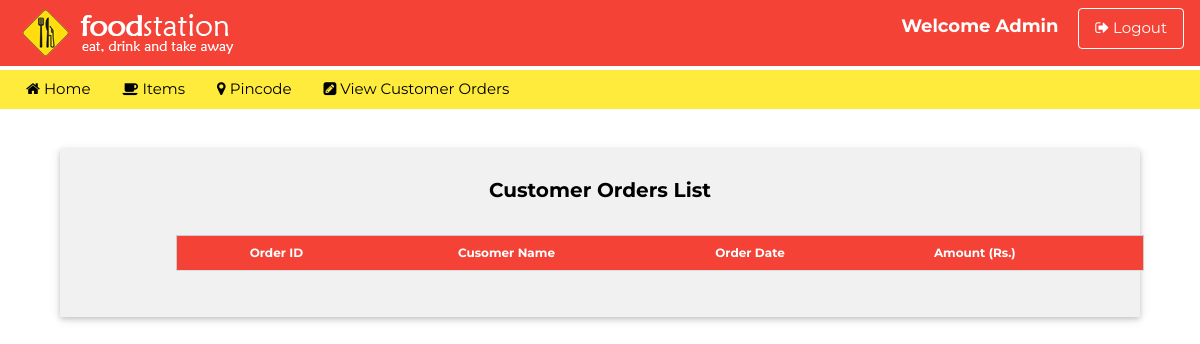
Before: /vieworders.php with the older database file.
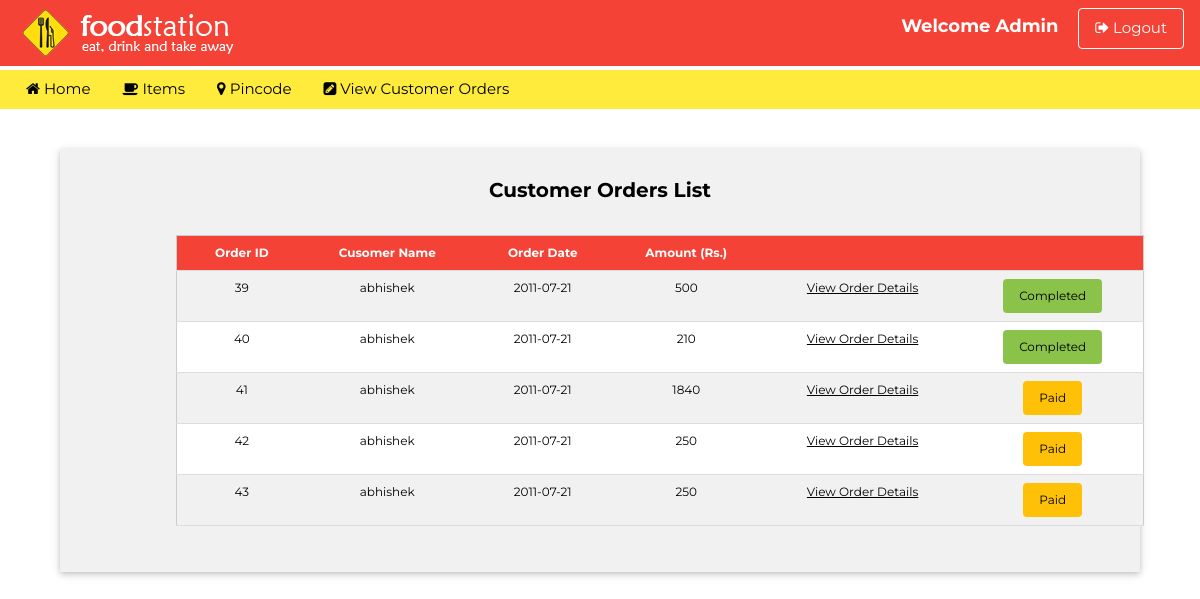
After: the same page with the newer database file.
### tables this page shows
CREATE TABLE `orders` (
  `orderid` int NOT NULL AUTO_INCREMENT,
  `email` varchar(255) DEFAULT NULL,
  `bid` int DEFAULT NULL,
  `cartid` int DEFAULT NULL,
  `date` date DEFAULT NULL,
  `amount` int NOT NULL DEFAULT '0',
  `status` varchar(10) NOT NULL,
  PRIMARY KEY (`orderid`) USING BTREE
);

CREATE TABLE `users` (
  `email` varchar(50) NOT NULL,
  `password` varchar(100) NOT NULL,
  `name` varchar(100) NOT NULL,
  `phone` bigint NOT NULL,
  PRIMARY KEY (`email`)
);

### vieworders.php (the view, shortened to what this page needs)
<?php
    include "connect.php";
?>
<!doctype html>
<html>
<head>
		<link href="css/w3.css" type="text/css" rel="stylesheet">
        <link rel="stylesheet" href="https://cdnjs.cloudflare.com/ajax/libs/font-awesome/4.7.0/css/font-awesome.min.css">
</head>
<body>
<div class="w3-top w3-container w3-red" style="padding-top:8px; padding-bottom:8px;">
    <div class="w3-left">
        <a href="index.php" class="w3-bar-item">
            <img src="images/logo.png" class="w3-animate-left">
        </a>
    </div>
    <div class="w3-right">
    	<b class="w3-large">Welcome Admin</b> &nbsp;&nbsp;&nbsp;
    	<a href="adminlogout.php" class="w3-btn w3-red w3-border w3-border-white w3-round-medium"><i class="fa fa-sign-out"></i> Logout</a>
    </div>
</div>
<?php include "adminmenu.php"; ?>
<div class="w3-card w3-light-gray w3-padding-16" style="width:90%; margin:0 auto; margin-top:40px">
    	<h4 align="center"><b>Customer Orders List</b></h4>
<div class="w3-container w3-responsive" style="margin-top:40px; width:1000px; margin:30px 100px"  >
    <table class="w3-table-all w3-centered w3-hoverable w3-small">
        <tr class="w3-red">
           <th>Order ID</th>
           <th>Cusomer Name</th>
           <th>Order Date</th>
           <th>Amount (Rs.)</th>
           <th colspan="2">&nbsp;</th>
        </tr>
        <?php
				$sql="Select distinct A.orderid,B.name,A.date, A.amount, A.status from orders as A, users as B, cart as C where A.cartid=C.cartid and B.email=A.email";
				$result=mysqli_query($con,$sql);
				while($row=mysqli_fetch_array($result))
					{
						echo "<tr>";
						echo "<td>".$row[0]."</td>";
						echo "<td>".$row[1]."</td>";
						echo "<td>".$row[2]."</td>";
						echo "<td>".$row[3]."</td>";
            echo '<td><a href="viewodetails.php?oid='.$row[0].'" class="">View Order Details</a></td>';
            if($row[4] == 'Completed') {
                echo '<td><a href="#" class="w3-btn w3-light-green w3-round w3-small">'.$row[4].'</a></td>';
            } else {
                echo '<td><a href="vieworders.php?oid='.$row[0].'" class="w3-btn w3-amber w3-round w3-small">'.$row[4].'</a></td>';
            }
						echo "</tr>";
					}
        ?>
    </table>
</div>
</div>
</body>
</html>

### adminmenu.php (shortened to what this page needs)
<div class="w3-bar w3-yellow w3-center" style="padding:0 10px; margin-top:70px;">
  	<a href="adminhome.php" class="w3-bar-item w3-button"><i class="fa fa-home"></i> Home</a>
      <div class="w3-dropdown-hover">
        <button class="w3-button"><i class="fa fa-coffee"></i> Items</button>
      </div>
      <div class="w3-dropdown-hover">
        <button class="w3-button"><i class="fa fa-map-marker"></i> Pincode</button>
      </div>
  	  <a href="vieworders.php" class="w3-bar-item w3-button"><i class="fa fa-pencil-square"></i> View Customer Orders</a>
</div>

### css/w3.css (style rules this page uses)
*,*:before,*:after { box-sizing:inherit }
html { -ms-text-size-adjust:100%;-webkit-text-size-adjust:100% }
body { margin:0 }
a { background-color:transparent;-webkit-text-decoration-skip:objects }
img { border-style:none }
button,input,select,textarea { font:inherit;margin:0 }
button,input { overflow:visible }
button,select { text-transform:none }
button,html [type=button],[type=reset],[type=submit] { -webkit-appearance:button }
html,body { font-size:15px;line-height:1.5 }
html { overflow-x:hidden }
h4 { font-size:20px }
h1,h2,h3,h4,h5,h6 { font-family:"Segoe UI",Arial,sans-serif;font-weight:400;margin:10px 0 }
img { vertical-align:middle }
a { color:inherit }
.w3-table,.w3-table-all { border-collapse:collapse;border-spacing:0;width:100%;display:table }
.w3-table-all { border:1px solid #ccc }
.w3-bordered tr,.w3-table-all tr { border-bottom:1px solid #ddd }
.w3-table-all tr:nth-child(odd) { background-color:#fff }
.w3-table-all tr:nth-child(even) { background-color:#f1f1f1 }
.w3-centered tr th,.w3-centered tr td { text-align:center }
.w3-table td,.w3-table th,.w3-table-all td,.w3-table-all th { padding:8px 8px;display:table-cell;text-align:left;vertical-align:top }
.w3-table th:first-child,.w3-table td:first-child,.w3-table-all th:first-child,.w3-table-all td:first-child { padding-left:16px }
.w3-btn,.w3-button { border:none;display:inline-block;padding:8px 16px;vertical-align:middle;overflow:hidden;text-decoration:none;color:inherit;background-color:inherit;text-align:center;cursor:pointer;white-space:nowrap }
.w3-btn,.w3-button { -webkit-touch-callout:none;-webkit-user-select:none;-khtml-user-select:none;-moz-user-select:none;-ms-user-select:none;user-select:none }
.w3-dropdown-click,.w3-dropdown-hover { position:relative;display:inline-block;cursor:pointer }
.w3-bar { width:100%;overflow:hidden }
.w3-bar .w3-bar-item { padding:8px 16px;float:left;width:auto;border:none;display:block;outline:0 }
.w3-bar .w3-dropdown-hover,.w3-bar .w3-dropdown-click { position:static;float:left }
.w3-bar .w3-button { white-space:normal }
.w3-responsive { display:block;overflow-x:auto }
.w3-container:after,.w3-container:before,.w3-panel:after,.w3-panel:before,.w3-row:after,.w3-row:before,.w3-row-padding:after,.w3-row-padding:before, .w3-cell-row:before,.w3-cell-row:after,.w3-clear:after,.w3-clear:before,.w3-bar:before,.w3-bar:after { content:"";display:table;clear:both }
.w3-top,.w3-bottom { position:fixed;width:100%;z-index:1 }
.w3-top { top:0 }
.w3-round,.w3-round-medium { border-radius:4px }
.w3-container,.w3-panel { padding:0.01em 16px }
.w3-card,.w3-card-2 { box-shadow:0 2px 5px 0 rgba(0,0,0,0.16),0 2px 10px 0 rgba(0,0,0,0.12) }
.w3-animate-left { position:relative;animation:animateleft 0.4s }
.w3-small { font-size:12px!important }
.w3-large { font-size:18px!important }
.w3-center { text-align:center!important }
.w3-border { border:1px solid #ccc!important }
.w3-padding-16 { padding-top:16px!important;padding-bottom:16px!important }
.w3-left { float:left!important }
.w3-right { float:right!important }
.w3-amber,.w3-hover-amber:hover { color:#000!important;background-color:#ffc107!important }
.w3-light-green,.w3-hover-light-green:hover { color:#000!important;background-color:#8bc34a!important }
.w3-red,.w3-hover-red:hover { color:#fff!important;background-color:#f44336!important }
.w3-yellow,.w3-hover-yellow:hover { color:#000!important;background-color:#ffeb3b!important }
.w3-light-grey,.w3-hover-light-grey:hover,.w3-light-gray,.w3-hover-light-gray:hover { color:#000!important;background-color:#f1f1f1!important }
.w3-border-white,.w3-hover-border-white:hover { border-color:#fff!important }

### vieworders.php (style rules this page uses)
body { font-family: 'Montserrat', sans-serif; }
h1,h2,h3,h4,h5 { font-family: 'Montserrat', sans-serif; }

Changed rows visible on the page:
added orders: orderid "39", users.name "abhishek", date "2011-07-21", amount "500", status "Completed"
added orders: orderid "40", users.name "abhishek", date "2011-07-21", amount "210", status "Completed"
added orders: orderid "41", users.name "abhishek", date "2011-07-21", amount "1840", status "Paid"
added orders: orderid "42", users.name "abhishek", date "2011-07-21", amount "250", status "Paid"
added orders: orderid "43", users.name "abhishek", date "2011-07-21", amount "250", status "Paid"
